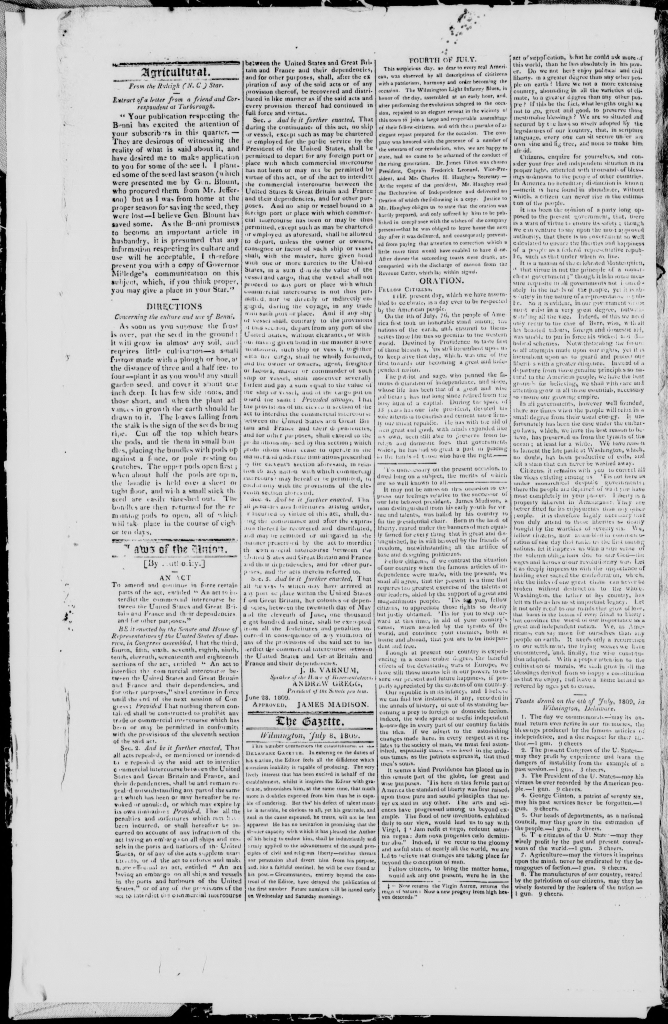
#> input picture data/newspaper_ocr/train/images/ca_sn82014385_1809-07-08_p2_e1.jpg, 2671 x 4096 px (shown at 1/4 size); its folder holds only this picture in this run
$ python -i deskew.py   (imports and definitions only)   (older library calls are emulated)
#> lines starting #> are read from the running program, lines starting #| are printed output that depends on the picture; after the words box and inside, x2 and y2 are one past the last pixel; in counts of white or black regions, pixels touching at a corner belong together
#> in deskew_path, im is the input picture: PIL image 2671x4096 L; min 0, max 255, mean 197.6
"""Page deskew — projection-variance method, no external dependencies."""

from __future__ import annotations

from dataclasses import dataclass
from pathlib import Path
from typing import Iterable

import numpy as np
from PIL import Image


@dataclass(frozen=True)
class DeskewMeta:
    angle_degrees: float
    applied: bool
    method: str = "projection"


def estimate_skew_angle(
    image: Image.Image,
    *,
    max_angle: float = 15.0,
    min_abs_angle: float = 0.25,
    probe_size: int = 900,
) -> tuple[float, str]:
    """Return (angle_degrees, method). Angle is 0.0 if below threshold.

    Downscales to probe_size before the rotation loop so large scans
    don't cause hangs on low-spec hardware.
    """
#> called with max_angle = 15, min_abs_angle = 0.25, probe_size = 900
    gray = image.convert("L")
    # Downscale for the angle-search loop — accuracy is not affected
    w, h = gray.size
    scale = min(1.0, probe_size / max(w, h))
    if scale < 1.0:
        gray = gray.resize((int(w * scale), int(h * scale)), Image.Resampling.LANCZOS)
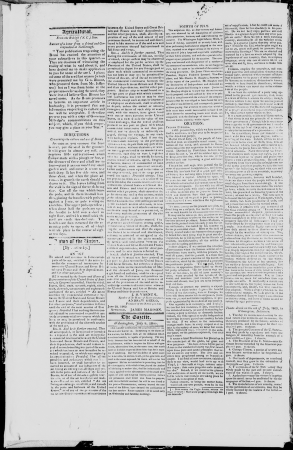
#> gray: PIL image 586x900 L (shown at 1/2 size); min 0, max 249, mean 197.7

    arr_gray = np.asarray(gray, dtype=np.uint8)
    im = Image.fromarray(arr_gray, mode="L")
    best_angle = 0.0
    best_score = -1.0
    step = 0.5
    cap = min(max_angle, 12.0)
    for a in np.arange(-cap, cap + step * 0.5, step):
        rotated = im.rotate(
            -float(a),
            resample=Image.Resampling.BILINEAR,
            expand=False,
            fillcolor=255,
        )
        arr = np.asarray(rotated, dtype=np.float32)
        ink = (255.0 - arr) > 30
        if ink.sum() < 200:
            continue
        score = float(ink.sum(axis=1).var())
        if score > best_score:
            best_score = score
            best_angle = float(a)
#> this loop made 49 passes
#> (score, best_score) on pass 1: (3821.4, 3821.4)
#> pass 1, in estimate_skew_angle, `rotated = im.rotate( -float(a), resample=Image.Resampling.BILINEAR, ex..`:
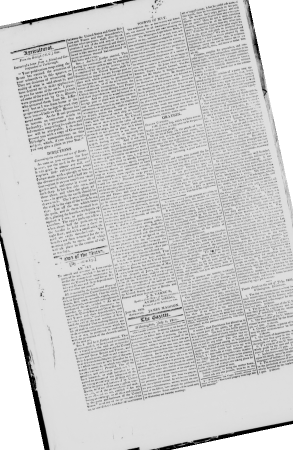
#> rotated: PIL image 586x900 L (shown at 1/2 size); min 0, max 255, mean 203.7
#> pass 1, in estimate_skew_angle, `ink = (255.0 - arr) > 30`:
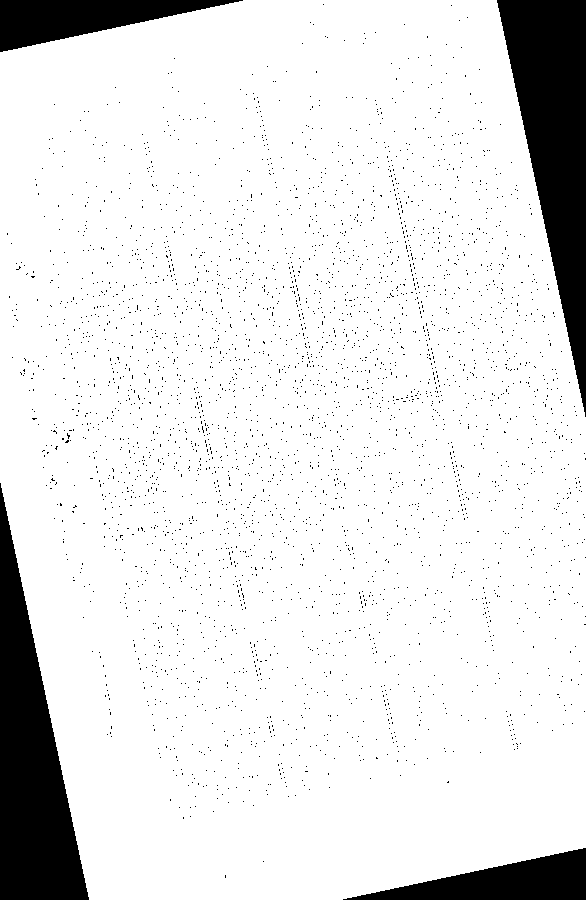
#> ink: shape (900, 586) bool; 89.6% white; 3568 black regions (3564 under 20 px), largest, box (x1, y1, x2, y2) and area: (497, 0, 586, 417) 18677, (0, 483, 89, 900) 18677, (0, 0, 243, 52) 6416, (343, 848, 586, 900) 6416
#> pass 2, in estimate_skew_angle, `rotated = im.rotate( -float(a), resample=Image.Resampling.BILINEAR, ex..`:
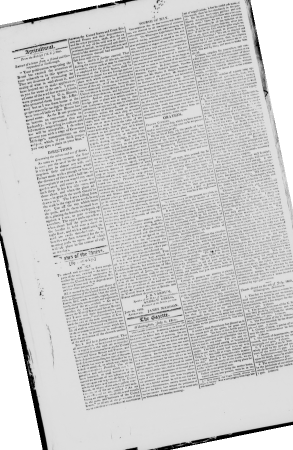
#> rotated: PIL image 586x900 L (shown at 1/2 size); min 0, max 255, mean 203.6
#> after the loop, best_angle = -12; best_score = 3821.4
    if abs(best_angle) < min_abs_angle:
        return 0.0, "projection"
    return best_angle, "projection"


def deskew_pil(
    image: Image.Image,
    *,
    max_angle: float = 15.0,
    min_abs_angle: float = 0.25,
    background: int | tuple[int, ...] = 255,
) -> tuple[Image.Image, DeskewMeta]:
    """Rotate image to correct estimated skew. Returns (image, metadata)."""
    angle, method = estimate_skew_angle(
        image,
        max_angle=max_angle,
        min_abs_angle=min_abs_angle,
    )
#> angle = -12; method = 'projection'
    if abs(angle) < min_abs_angle:
        return image, DeskewMeta(angle_degrees=0.0, applied=False, method=method)
    rgb = image.convert("RGB") if image.mode not in ("RGB", "RGBA", "LA") else image
    fill = background if isinstance(background, tuple) else (background, background, background)
    out = rgb.rotate(-angle, resample=Image.Resampling.BICUBIC, expand=True, fillcolor=fill)
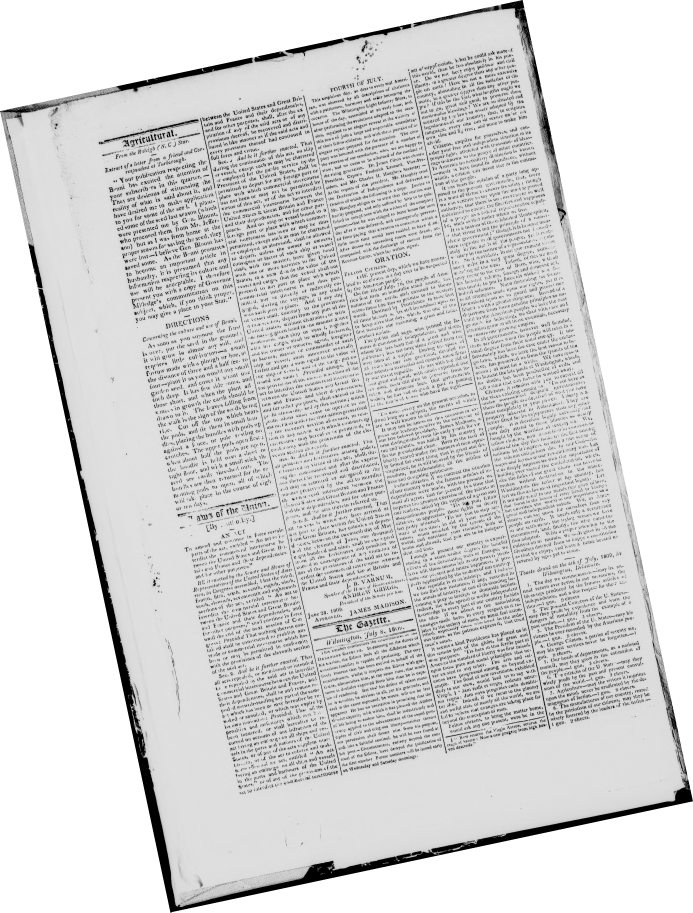
#> out: PIL image 3465x4562 RGB (shown at 1/5 size); min 0, max 255, mean 215
    return out, DeskewMeta(angle_degrees=angle, applied=True, method=method)


def deskew_image(
    image: Image.Image,
    *,
    max_angle: float = 15.0,
    min_abs_angle: float = 0.25,
) -> tuple[Image.Image, DeskewMeta]:
    return deskew_pil(image, max_angle=max_angle, min_abs_angle=min_abs_angle)


def deskew_path(
    src: Path,
    *,
    max_angle: float = 15.0,
    min_abs_angle: float = 0.25,
) -> tuple[Image.Image, DeskewMeta]:
    with Image.open(src) as im:
        return deskew_image(im.convert("RGB"), max_angle=max_angle, min_abs_angle=min_abs_angle)


# [45 lines left out: functions deskew_file, deskew_job_pages, not called in this run]

>>> result = deskew_path('../../../data/newspaper_ocr/train/images/ca_sn82014385_1809-07-08_p2_e1.jpg')

$ run again, on data/newspaper_ocr/train/images/ca_sn82014385_1809-07-08_p4_e1.jpg
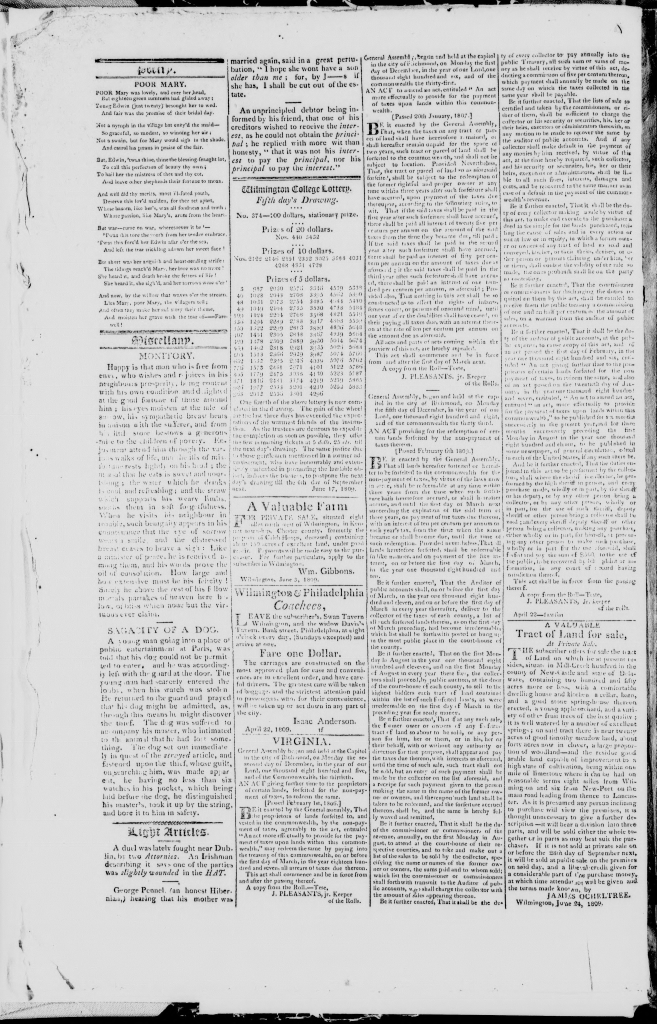
#> input picture data/newspaper_ocr/train/images/ca_sn82014385_1809-07-08_p4_e1.jpg, 2625 x 4096 px (shown at 1/4 size)
#> in deskew_path, im is the input picture: PIL image 2625x4096 L; min 0, max 255, mean 202.6
#> the loop in estimate_skew_angle, `for a in np.arange(-cap, cap + step * 0.5, step):` made 49 passes
#> (score, best_score) on passes 1, 49: (3474.8, 3474.8), (3476.8, 3476.8)
#> pass 1, in estimate_skew_angle, `ink = (255.0 - arr) > 30`:
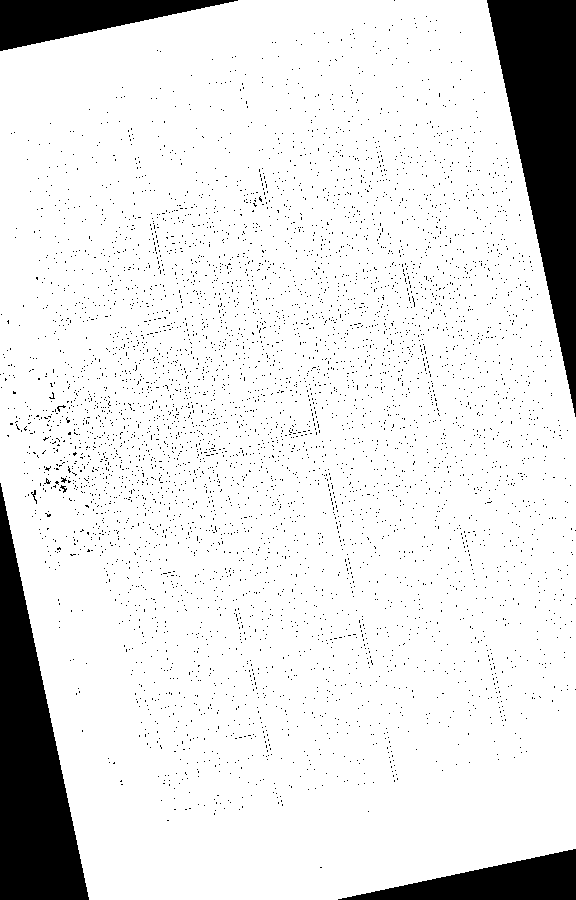
#> ink: shape (900, 576) bool; 89% white; 5258 black regions (5251 under 20 px), largest, box (x1, y1, x2, y2) and area: (487, 0, 576, 417) 18723, (0, 483, 89, 900) 18723, (0, 0, 238, 51) 6158
#> after the loop in estimate_skew_angle, `for a in np.arange(-cap, cap + step * 0.5, step):`: best_angle = 12; best_score = 3476.8
#> angle = 12; method = 'projection'
#> in deskew_pil, `out = rgb.rotate(-angle, resample=Image.Resampling.BICUBIC, expand=Tru..`:
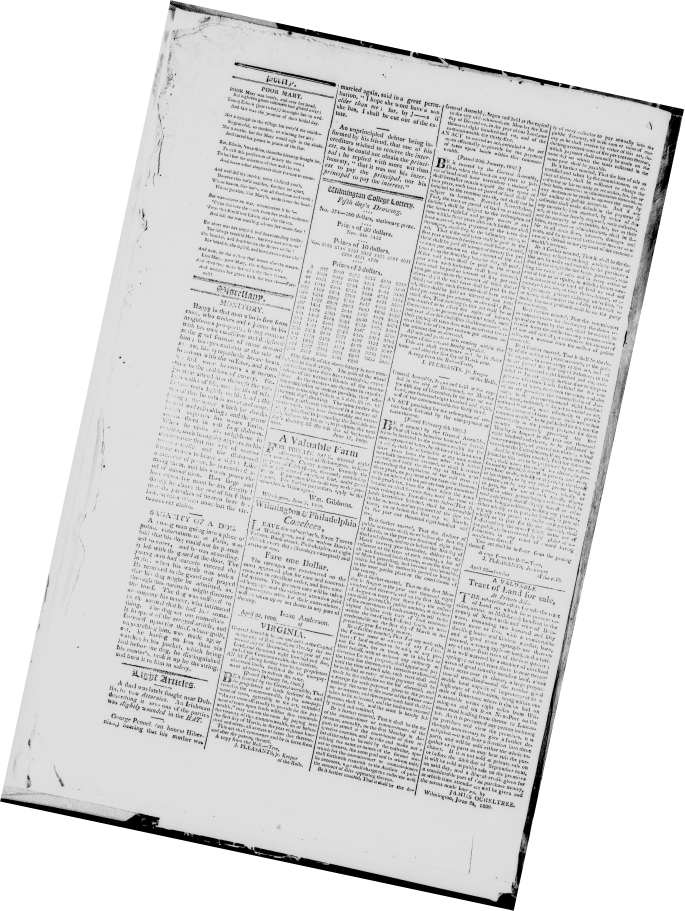
#> out: PIL image 3421x4554 RGB (shown at 1/5 size); min 0, max 255, mean 218.5
